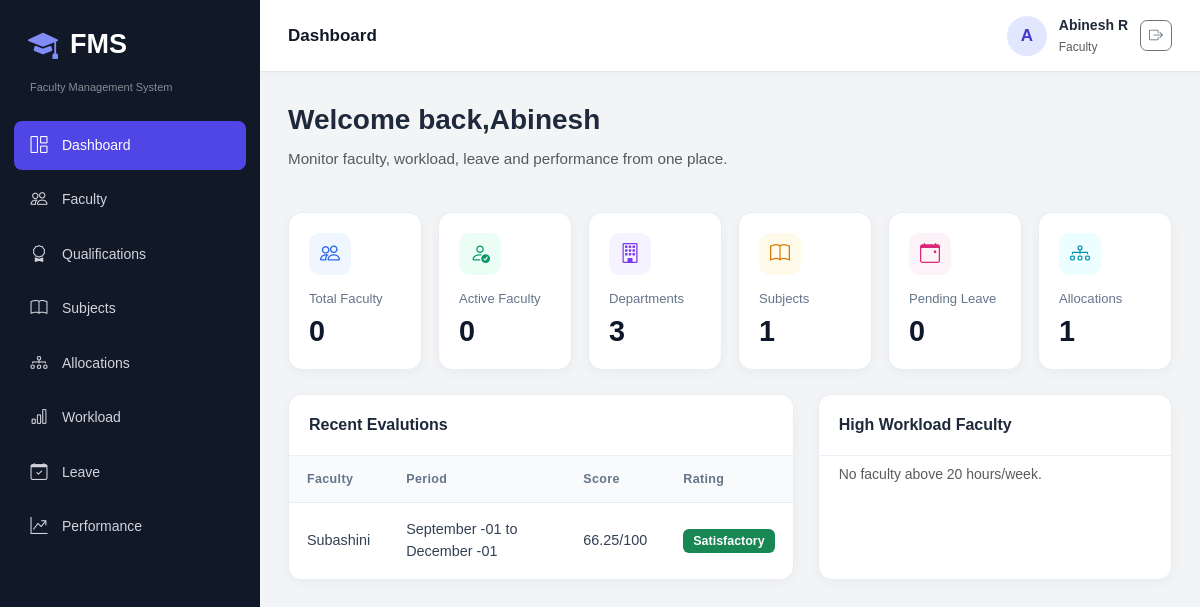
Screenshot of / (signed in) with the database file from the repository.
### fms_app/models.py (models this page shows, shortened)
class UserProfile(models.Model):
    ROLE_CHOICES = [('ADMIN', 'Administrator'), ('HOD', 'HOD'), ('FACULTY', 'Faculty')]
    user = models.OneToOneField(User, on_delete=models.CASCADE)
    role = models.CharField(max_length=20, choices=ROLE_CHOICES, default='FACULTY')
    department = models.ForeignKey('Department', on_delete=models.SET_NULL, null=True, blank=True)

class PerformanceEvaluation(models.Model):
    faculty = models.ForeignKey(Faculty, on_delete=models.CASCADE, related_name='evaluations')
    evaluator = models.ForeignKey(User, on_delete=models.SET_NULL, null=True, related_name='evaluations_done')
    evaluation_period = models.CharField(max_length=50)
    evaluation_date = models.DateField()
    teaching_effectiveness = models.PositiveIntegerField(validators=[MinValueValidator(0), MaxValueValidator(10)])
    attendance_punctuality = models.PositiveIntegerField(validators=[MinValueValidator(0), MaxValueValidator(10)])
    subject_completion = models.PositiveIntegerField(validators=[MinValueValidator(0), MaxValueValidator(10)])
    student_feedback = models.PositiveIntegerField(validators=[MinValueValidator(0), MaxValueValidator(10)])
    academic_contribution = models.PositiveIntegerField(validators=[MinValueValidator(0), MaxValueValidator(10)])
    research_publications = models.PositiveIntegerField(validators=[MinValueValidator(0), MaxValueValidator(10)])
    department_activities = models.PositiveIntegerField(validators=[MinValueValidator(0), MaxValueValidator(10)])
    overall_performance = models.PositiveIntegerField(validators=[MinValueValidator(0), MaxValueValidator(10)])
    total_score = models.DecimalField(max_digits=5, decimal_places=2, default=0)
    rating = models.CharField(max_length=30, default='Needs Improvement')
    remarks = models.TextField(blank=True)
    status = models.CharField(max_length=20, default='Final')

class Faculty(models.Model):
    EMPLOYMENT_CHOICES = [('Permanent', 'Permanent'), ('Contract', 'Contract'), ('Visiting', 'Visiting')]
    STATUS_CHOICES = [('Active', 'Active'), ('Inactive', 'Inactive')]
    GENDER_CHOICES = [('Male', 'Male'), ('Female', 'Female'), ('Other', 'Other')]
    faculty_id = models.CharField(max_length=30, unique=True)
    name = models.CharField(max_length=120)
    profile_photo = models.ImageField(upload_to='faculty/', blank=True, null=True)
    gender = models.CharField(max_length=20, choices=GENDER_CHOICES)
    dob = models.DateField(blank=True, null=True)
    email = models.EmailField(unique=True)
    phone = models.CharField(max_length=15)
    address = models.TextField(blank=True)
    department = models.ForeignKey(Department, on_delete=models.PROTECT)
    designation = models.CharField(max_length=80)
    joining_date = models.DateField()
    employment_type = models.CharField(max_length=20, choices=EMPLOYMENT_CHOICES)
    experience = models.DecimalField(max_digits=4, decimal_places=1, default=0)
    status = models.CharField(max_length=20, choices=STATUS_CHOICES, default='Active')
    user = models.OneToOneField(User, on_delete=models.SET_NULL, null=True, blank=True)
    created_at = models.DateTimeField(auto_now_add=True)
    updated_at = models.DateTimeField(auto_now=True)

### fms_app/views.py (the view)
@login_required
def dashboard(request):
    role = get_role(request.user)
    faculties = Faculty.objects.all()
    if role == 'HOD':
        profile = getattr(request.user, 'userprofile', None)
        if profile and profile.department:
            faculties = faculties.filter(department=profile.department)
    if role == 'FACULTY':
        faculties = faculties.filter(user=request.user)
    context = {
        'role': role,
        'own_faculty': Faculty.objects.filter(user=request.user).first(),
        'total_faculty': faculties.count(),
        'active_faculty': faculties.filter(status='Active').count(),
        'departments': Department.objects.filter(status=True).count(),
        'subjects': Subject.objects.filter(status='Active').count(),
        'pending_leaves': LeaveRequest.objects.filter(status='Pending').count() if role != 'FACULTY' else LeaveRequest.objects.filter(faculty__user=request.user, status='Pending').count(),
        'allocations': SubjectAllocation.objects.filter(status='Active').count(),
        'high_workload': [f for f in faculties if f.allocations.filter(status='Active').aggregate(total=Sum('hours_per_week'))['total'] and f.allocations.filter(status='Active').aggregate(total=Sum('hours_per_week'))['total'] > 20][:5],
        'recent_evaluations': PerformanceEvaluation.objects.select_related('faculty').order_by('-evaluation_date')[:5],
    }
    return render(request, 'dashboard/dashboard.html', context)

### fms_app/templates/dashboard/dashboard.html (shortened to what this page needs)
{% extends 'base.html' %}
{% load static %}
{% block page_heading %}
    Dashboard
{% endblock %}
{% block extra_css %}
    <link rel="stylesheet" href="{% static 'css/dashboard/dashboard.css' %}">
{% endblock %}
{% block content %}
<div class="dashboard-header d-flex flex-wrap justify-content-between align-items-center mb-4">
    <div>
        <div class="dashboard-title">Welcome back,{{ request.user.first_name|default:request.user.username }}</div>
        <p class="text-muted mb-0">
             Monitor faculty, workload, leave and performance from one place.
        </p>
    </div>
</div>
<div class="dashboard-stats row g-3 mb-4">
    <div class="col-6 col-xl-2">
        <div class="stat-box">
            <div class="stat-icon">
                <i class="bi bi-people"></i>
            </div>
            <small>Total Faculty</small>
            <h3>{{ total_faculty }}</h3>
        </div>
    </div>
    <div class="col-6 col-xl-2">
        <div class="stat-box">
            <div class="stat-icon">
                <i class="bi bi-person-check"></i>
            </div>
            <small>Active Faculty</small>
            <h3>{{ active_faculty }}</h3>
        </div>
    </div>
    <div class="col-6 col-xl-2">
        <div class="stat-box">
            <div class="stat-icon">
                <i class="bi bi-building"></i>
            </div>
            <small>Departments</small>
            <h3>{{ departments }}</h3>
        </div>
    </div>
    <div class="col-6 col-xl-2">
        <div class="stat-box">
            <div class="stat-icon">
                <i class="bi bi-book"></i>
            </div>
            <small>Subjects</small>
            <h3>{{ subjects }}</h3>
        </div>
    </div>
    <div class="col-6 col-xl-2">
        <div class="stat-box">
            <div class="stat-icon">
                <i class="bi bi-calendar-event"></i>
            </div>
            <small>Pending Leave</small>
            <h3>{{ pending_leaves }}</h3>
        </div>
    </div>
    <div class="col-6 col-xl-2">
        <div class="stat-bax">
            <div class="stat-icon">
                <i class="bi bi-diagram-3"></i>
            </div>
            <small>Allocations</small>
            <h3>{{ allocations }}</h3>
        </div>
    </div>
</div>
<div class="dashboard-content row g-4">
    <div class="col-lg-7">
        <div class="evaluation-card card h-100" >
            <div class="card-header bg-white d-flex justify-content-between">
                <strong>Recent Evalutions</strong>
            </div>
            <div class="table-responsive">
                <table class="evaluation-table table align-middle mb-0">
                    <thead>
                        <tr>
                            <th>Faculty</th>
                            <th>Period</th>
                            <th>Score</th>
                            <th>Rating</th>
                        </tr>
                    </thead>
                    <tbody>
                        {% for item in recent_evaluations %}
                        <tr>
                            <td>
                                {{ item.faculty.name }}
                            </td>
                            <td>
                                {{ item.evaluation_period }}
                            </td>
                            <td>
                                {{ item.total_score }}/100
                            </td>
                            <td>
                                <span class="rating-badge badge text-bg-success">
                                    {{ item.rating }}
                                </span>
                            </td>
                        </tr>
                        {% endfor %}
                    </tbody>
                </table>
            </div>
        </div>
    </div>
    <div class="col-lg-5">
        <div class="workload-card card h-100">
            <div class="card-headef bg-white">
                <strong>
                    High Workload Faculty
                </strong>
            </div>
            <div class="card-body">
                 {% for row in high_workload %}
                 <div class="workload-item">
                    <div>
                        <strong>
                             {{ row.name }}
                        </strong>
                        <div class="small text-muted">
                            {{ row.department.name }}
                        </div>
                    </div>
                     <span class="workload-badge badge text-bg-warning">
                        High workload
                    </span>
                 </div>
                  {% empty %}
                   <p class="text-muted mb-0">
                    No faculty above 20 hours/week.
                </p>
                {% endfor %}
            </div>
        </div>
    </div>
</div>
{% endblock %}

### fms_app/templates/base.html (shortened to what this page needs)
{% load static %}
<!doctype html>
<html lang="en">
<head>
    <link
        href="https://cdn.jsdelivr.net/npm/bootstrap@5.3.8/dist/css/bootstrap.min.css"
        rel="stylesheet"
    >
    <link
        href="https://cdn.jsdelivr.net/npm/bootstrap-icons@1.13.1/font/bootstrap-icons.css"
        rel="stylesheet"
    >
    <link rel="stylesheet" href="{% static 'css/base.css' %}">
    {% block extra_css %}{% endblock %}
</head>
<body>
<div class="app-shell">
    <aside class="sidebar" id="sidebar">
        <div class="brand">
            <i class="bi bi-mortarboard-fill"></i>
            <span>FMS</span>
        </div>
        <div class="small text-white-50 px-3 mb-2">
            Faculty Management System
        </div>
        <nav class="side-nav">
            <a href="{% url 'dashboard' %}">
                <i class="bi bi-grid-1x2"></i> Dashboard
            </a>
            <a href="{% url 'faculty_list' %}">
                <i class="bi bi-people"></i> Faculty
            </a>
            <a href="{% url 'qualification_list' %}">
                <i class="bi bi-award"></i> Qualifications
            </a>
            <a href="{% url 'subject_list' %}">
                <i class="bi bi-book"></i> Subjects
            </a>
            <a href="{% url 'allocation_list' %}">
                <i class="bi bi-diagram-3"></i> Allocations
            </a>
            <a href="{% url 'workload' %}">
                <i class="bi bi-bar-chart"></i> Workload
            </a>
            <a href="{% url 'leave_list' %}">
                <i class="bi bi-calendar-check"></i> Leave
            </a>
            <a href="{% url 'performance_list' %}">
                <i class="bi bi-graph-up-arrow"></i> Performance
            </a>
        </nav>
    </aside>
    <main class="main-area">
        <header class="topbar">
            <div>
                <strong>
                    {% block page_heading %}{% endblock %}
                </strong>
            </div>
            <div class="user-box">
                <div class="avatar">
                    {{ request.user.username|first|upper }}
                </div>
                <div class="d-none d-sm-block">
                    <div class="fw-semibold">
                        {{ request.user.get_full_name|default:request.user.username }}
                    </div>
                    <small class="text-muted">
                        {{ request.user.userprofile.get_role_display|default:'Administrator' }}
                    </small>
                </div>
                <form method="post" action="{% url 'logout' %}">
                    <button
                        type="submit"
                        class="btn btn-outline-secondary btn-sm"
                        title="Logout"
                        aria-label="Logout"
                    >
                        <i class="bi bi-box-arrow-right"></i>
                    </button>
                </form>
            </div>
        </header>
        <section class="page-content">
            {% block content %}{% endblock %}
        </section>
    </main>
</div>
</body>
</html>

### fms_app/static/css/base.css (style rules this page uses)
* { margin: 0; padding: 0; box-sizing: border-box; }
body { font-family: Arial, sans-serif; background-color: #f3f4f6; color: #1f2937; font-size: 14px; }
a { text-decoration: none; }
.app-shell { display: flex; min-height: 100vh; }
.sidebar { width: 260px; height: 100vh; background-color: #111827; color: white; position: fixed; top: 0; left: 0; padding: 22px 14px; overflow-y: auto; transition: 0.3s; z-index: 1040; }
.brand { display: flex; align-items: center; gap: 12px; padding: 0 14px; margin-bottom: 12px; font-size: 27px; font-weight: bold; color: white; }
.brand i { font-size: 30px; color: #818cf8; }
.sidebar .small { font-size: 11px; }
.side-nav { display: flex; flex-direction: column; gap: 5px; margin-top: 25px; }
.side-nav a { display: flex; align-items: center; gap: 13px; padding: 12px 15px; min-height: 45px; border-radius: 8px; color: #d1d5db; font-size: 14px; transition: 0.2s; }
.side-nav a i { width: 20px; font-size: 17px; text-align: center; }
.side-nav a.active { background-color: #4f46e5; color: white; }
.main-area { width: calc(100% - 260px); min-width: 0; margin-left: 260px; }
.topbar { height: 72px; background-color: white; display: flex; align-items: center; justify-content: space-between; padding: 12px 28px; position: sticky; top: 0; z-index: 1020; border-bottom: 1px solid #e5e7eb; box-shadow: 0 2px 8px rgba(0, 0, 0, 0.03); }
.topbar strong { font-size: 17px; color: #111827; }
.user-box { display: flex; align-items: center; gap: 12px; }
.avatar { width: 40px; height: 40px; border-radius: 50%; background-color: #e0e7ff; color: #4338ca; display: flex; align-items: center; justify-content: center; font-size: 17px; font-weight: bold; }
.user-box small { font-size: 12px; }
.page-content { padding: 28px; min-height: calc(100vh - 72px); }
.card { border: 1px solid #e5e7eb; border-radius: 12px; box-shadow: 0 3px 12px rgba(0, 0, 0, 0.04); }
.card-header { background-color: white; padding: 16px 20px; font-weight: 600; border-bottom: 1px solid #e5e7eb; }
.card-body { padding: 20px; }
.btn { border-radius: 7px; }
.table { margin-bottom: 0; vertical-align: middle; }
.table thead th { background-color: #f9fafb; color: #4b5563; padding: 13px 15px; font-size: 12px; white-space: nowrap; }
.table tbody td { padding: 13px 15px; }

### rows the page displays
PerformanceEvaluation: faculty.name "Subashini", evaluation_period "September -01 to December -01", total_score "66.25", rating "Satisfactory"

### other values shown
{{ request.user.username|first|upper }} "A"
{{ request.user.get_full_name|default:request.user.username }} "Abinesh R"
{{ request.user.userprofile.get_role_display|default:'Administrator' }} "Faculty"
{{ request.user.first_name|default:request.user.username }} "Abinesh"
{{ total_faculty }} "0"
{{ active_faculty }} "0"
{{ departments }} "3"
{{ subjects }} "1"
{{ pending_leaves }} "0"
{{ allocations }} "1"
